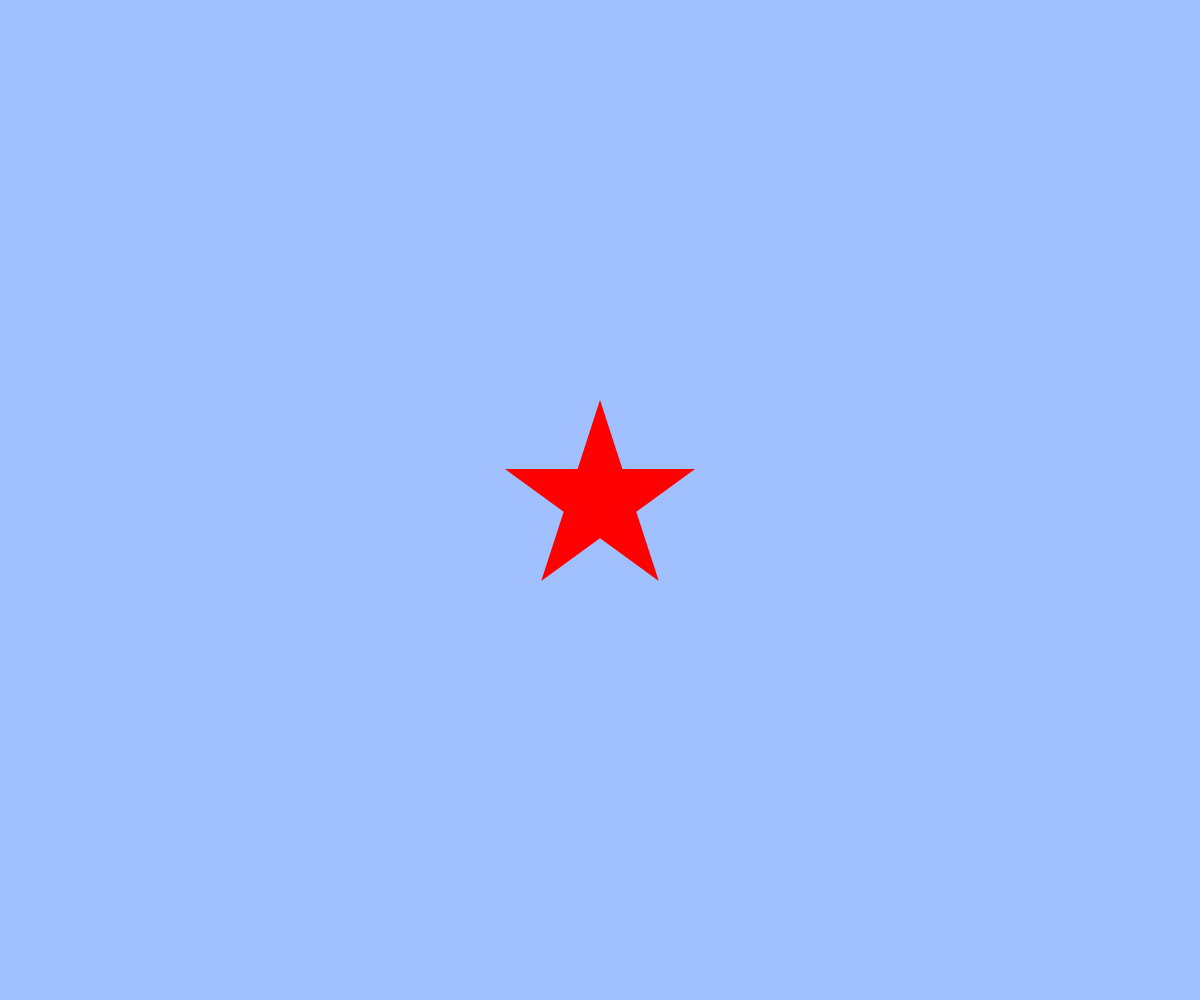
Frame 1 (no input)
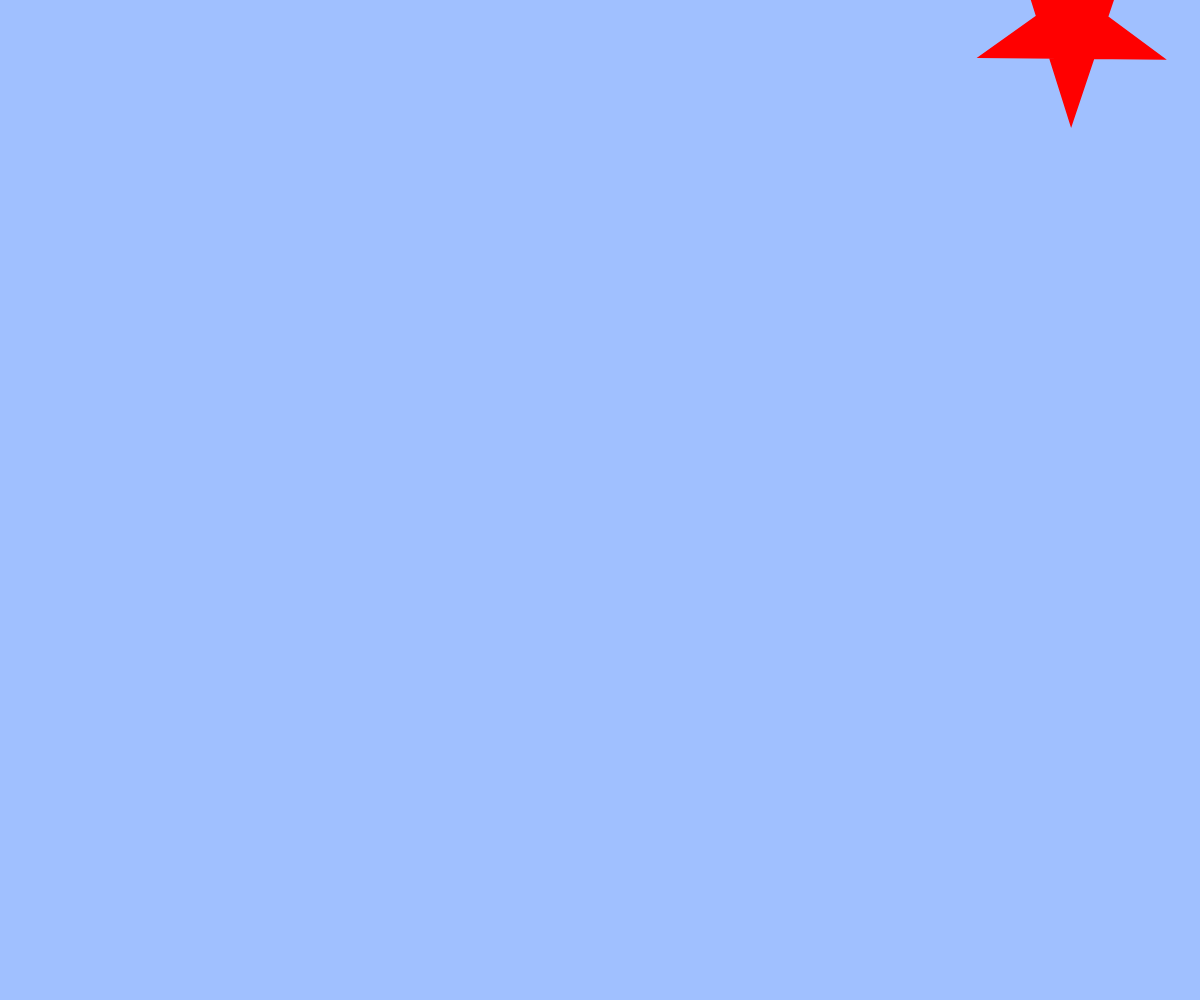
Frame 60 (no input)
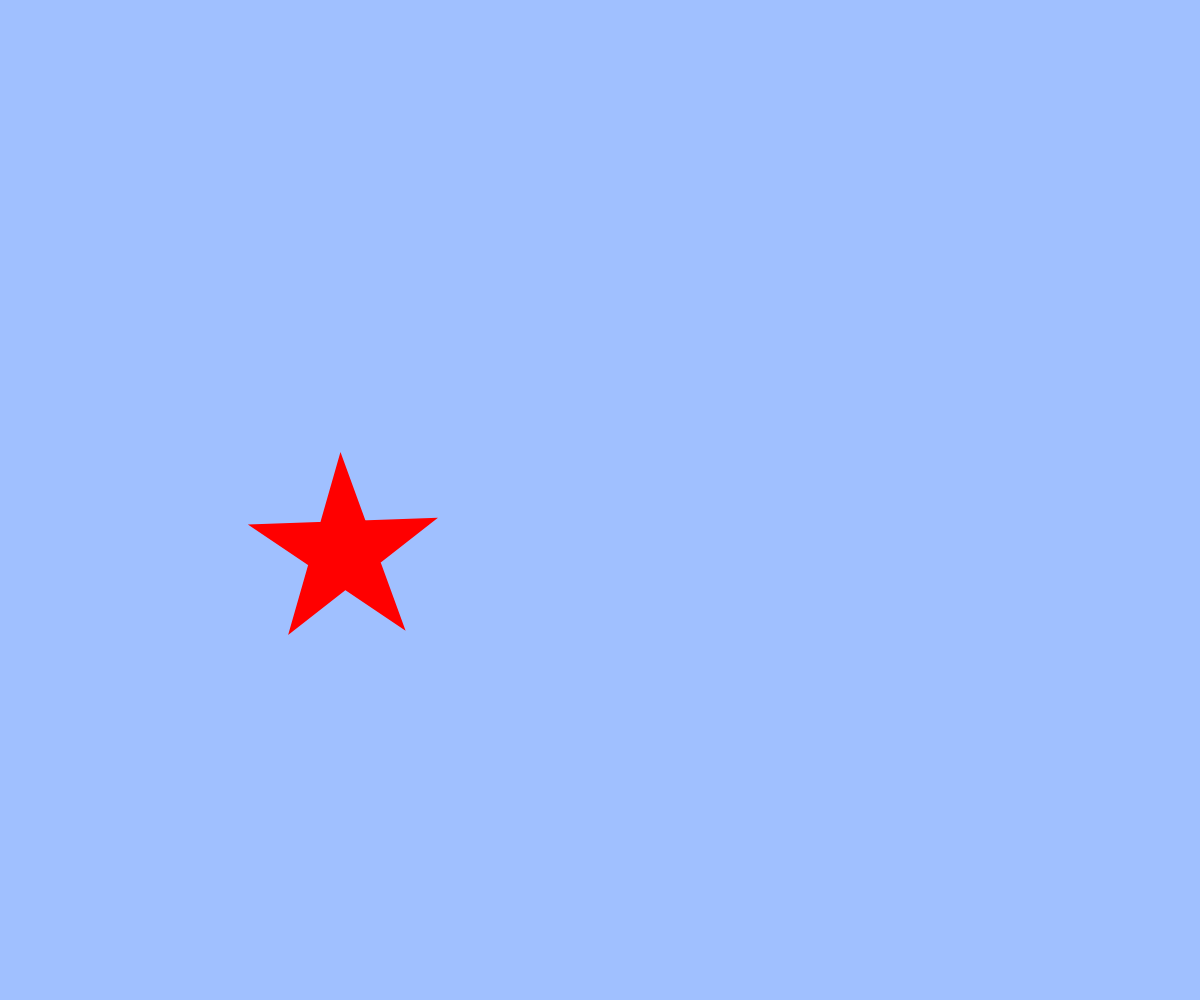
Frame 120 (the mouse pressed at the canvas centre since frame 60)

The p5.js sketch that drew these frames (run headless with seeded random() and noise() and a simulated clock; from frame 60 on, the mouse is pressed at the canvas centre):

// p5.js sketch
// ── sketch.js
// テキスト「アニメーション」
let x, y, vx, vy, angle;

function setup(){
  createCanvas(windowWidth, windowHeight);
  x = width / 2;
  y = height / 2;
  vx = 8;
  vy = 8;
  angle = 0;
}

function draw(){
  background(160, 192, 255);
  // BLANK[2] (hint: 作った star 関数を使います)
  noStroke();
  fill(255,0,0);
  star(x,y,100,angle);
  x += vx;
  y -= vy;
  angle += 10;

  // 端の処理パターン (1) 反対側から出てくる
  if(x > width){ x = 0; }
  else if(x < 0){ x = width; }
  if(y > height){ y = 0; }
  if(y < 0){ y = height; }
}

function star(cx, cy, r, angle){
  beginShape();
  for(var i = 0; i < 20; i++){
    var theta = TWO_PI * i * 2 / 5 - HALF_PI;
    // BLANK[1] (hint: angle 分だけ星を回転させるには？)
    theta += angle
    var x = cx + cos(theta) * r;
    var y = cy + sin(theta) * r;
    vertex(x,y);
  }
  endShape(CLOSE);
}

function windowResized(){
  resizeCanvas(windowWidth, windowHeight);
}
